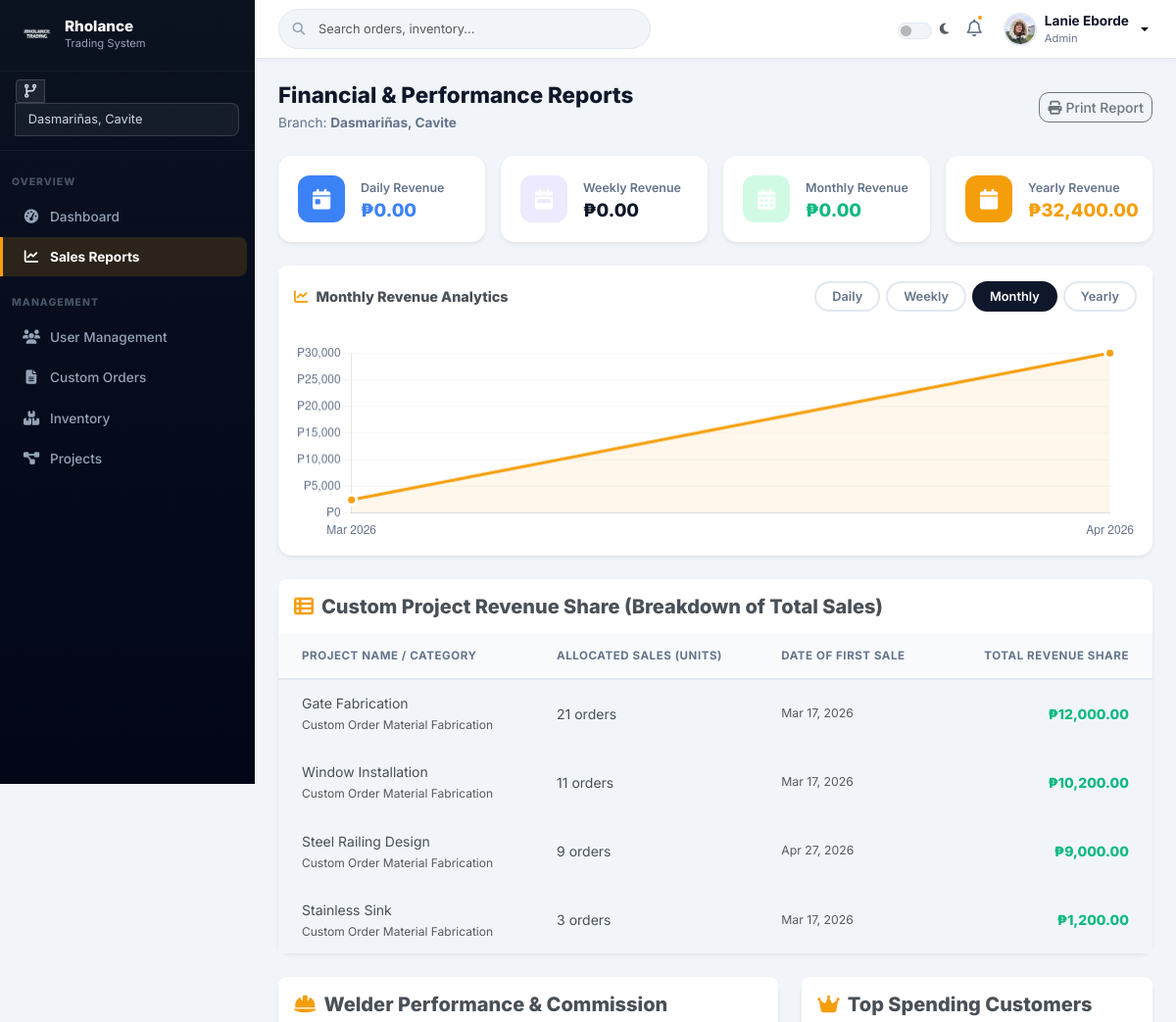
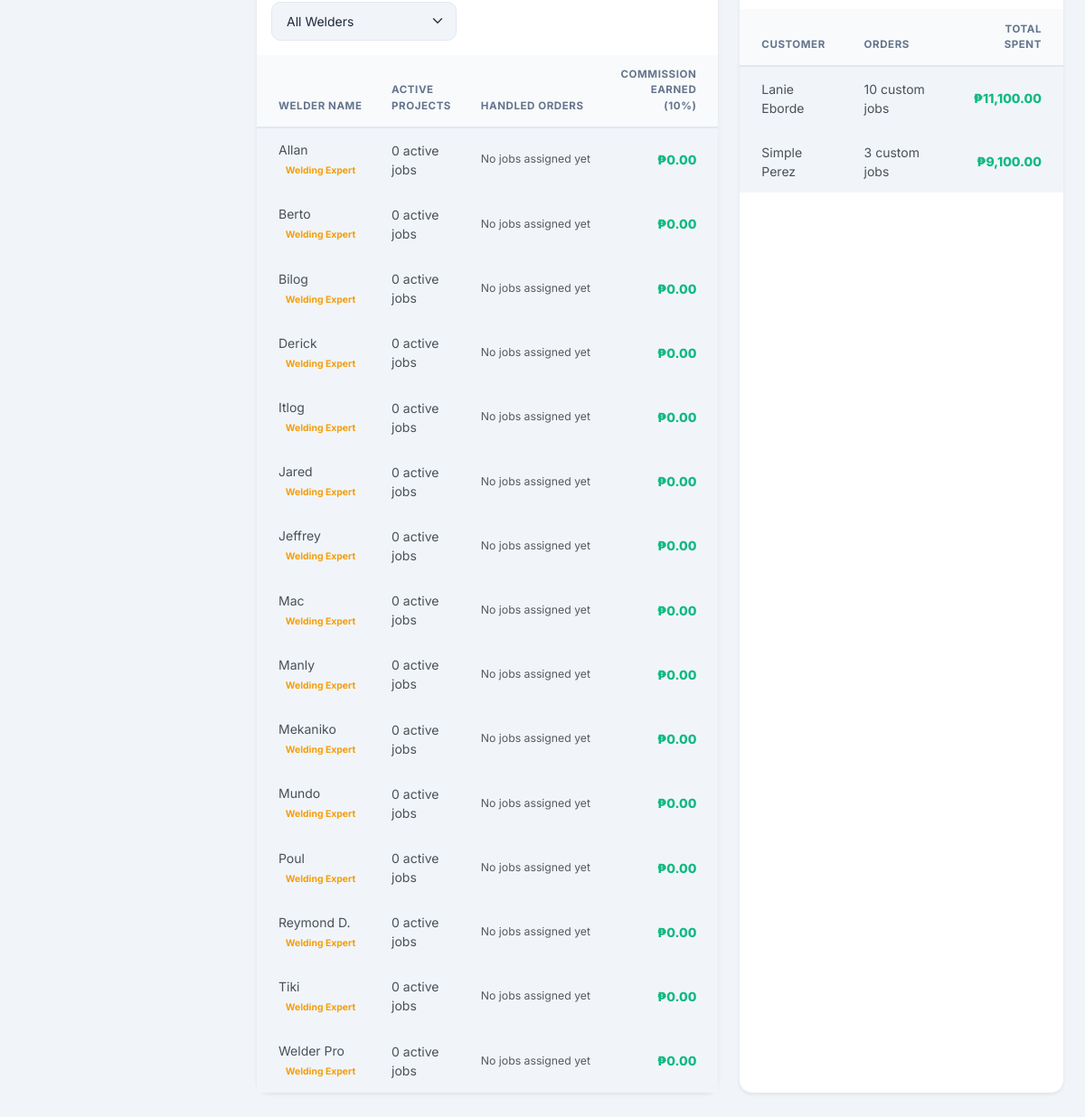
The app's page /admin/sales_reports.php (signed in) with its own data (2 pictures, top to bottom).
### tables this page shows
CREATE TABLE `users` (
  `id` int(11) NOT NULL,
  `name` varchar(100) NOT NULL,
  `email` varchar(100) NOT NULL,
  `password` varchar(255) NOT NULL,
  `role` enum('admin','staff','welder','customer') NOT NULL,
  `branch_id` int(11) DEFAULT NULL,
  `status` enum('active','blocked','archived') DEFAULT 'active',
  `reset_token` varchar(255) DEFAULT NULL,
  `token_expiry` datetime DEFAULT NULL,
  `is_verified` tinyint(1) DEFAULT 0,
  `verification_code` varchar(6) DEFAULT NULL,
  `code_expiry` datetime DEFAULT NULL,
  `avatar` varchar(255) DEFAULT NULL
);

### admin/sales_reports.php (the view, shortened to what the rows shown need)
<?php
include '../config/database.php';
include '../includes/header.php';
$branch = $_SESSION['branch_id'];
$period = $_GET['period'] ?? 'monthly';
$welderFilter = $_GET['welder_filter'] ?? 'all';
function salesData($conn, $branch, $period) {
    $sel = match($period) {
        'daily'  => "DATE_FORMAT(oi.created_at,'%b %d') AS lbl",
        'weekly' => "CONCAT('W', WEEK(oi.created_at)) AS lbl",
        'yearly' => "YEAR(oi.created_at) AS lbl",
        default  => "DATE_FORMAT(oi.created_at,'%b %Y') AS lbl"
    };
    $lim = match($period) { 'daily' => 30, 'weekly' => 12, 'yearly' => 5, default => 12 };
    $res = $conn->query("
        SELECT $sel, SUM(oi.total_amount) tot
        FROM order_items oi
        JOIN custom_orders co ON co.id = oi.order_id
        WHERE co.branch_id = $branch
        GROUP BY lbl
        ORDER BY MIN(oi.created_at) DESC
        LIMIT $lim
    ");
    $l = []; $v = [];
    if ($res) {
        while ($r = $res->fetch_assoc()) {
            $l[] = $r['lbl'];
            $v[] = (float)$r['tot'];
        }
    }
    return ['labels' => array_reverse($l), 'values' => array_reverse($v)];
}
$sales = salesData($conn, $branch, $period);
$staffQueryStr = "
    SELECT
        u.id,
        u.name,
        u.role,
        COUNT(DISTINCT t.id) AS active_projects_count,
        GROUP_CONCAT(DISTINCT t.task_name SEPARATOR ', ') AS projects_handled,
        COALESCE(SUM(CASE WHEN co.status = 'Completed' THEN oi.total_amount * 0.10 ELSE 0 END), 0) AS commission
    FROM users u
    LEFT JOIN tasks t ON t.assigned_to = u.id
    LEFT JOIN custom_orders co ON co.id = t.order_id
    LEFT JOIN order_items oi ON oi.order_id = co.id
    WHERE u.branch_id = $branch AND u.role = 'welder' AND u.status = 'active'
    GROUP BY u.id
";
if ($welderFilter === 'high_commission') {
    $staffQueryStr .= " ORDER BY commission DESC";
} elseif ($welderFilter === 'high_load') {
    $staffQueryStr .= " ORDER BY active_projects_count DESC";
} else {
    $staffQueryStr .= " ORDER BY commission DESC, name ASC";
}
$staffLoad = $conn->query($staffQueryStr)->fetch_all(MYSQLI_ASSOC);
?>
<div class="rh-main">
    <div class="rh-page-header d-flex justify-content-between align-items-center flex-wrap gap-2 mb-4">
        <div>
            <h1>Financial & Performance Reports</h1>
        </div>
    </div>
    <div class="card mb-4 border-0 shadow-sm">
        <div class="table-responsive">
            <table class="table table-hover align-middle mb-0">
                <thead class="bg-light">
                    <tr>
                        <th class="ps-4">Project Name / Category</th>
                        <th>Allocated Sales (Units)</th>
                        <th>Date of First Sale</th>
                        <th class="text-end pe-4">Total Revenue Share</th>
                    </tr>
                </thead>
            </table>
        </div>
    </div>
    <div class="row g-4 mb-4">
        <div class="col-12 col-lg-7">
            <div class="card border-0 shadow-sm h-100">
                <div class="table-responsive">
                    <table class="table table-hover align-middle mb-0">
                        <thead class="bg-light">
                            <tr>
                                <th class="ps-4">Welder Name</th>
                                <th>Active Projects</th>
                                <th>Handled Orders</th>
                                <th class="text-end pe-4">Commission Earned (10%)</th>
                            </tr>
                        </thead>
                        <tbody>
                        <?php if (empty($staffLoad)): ?>
                            <tr><td colspan="4" class="text-center py-4 text-muted">No welder performance data recorded.</td></tr>
                        <?php else: ?>
                            <?php foreach ($staffLoad as $s): ?>
                            <tr>
                                <td class="ps-4">
                                    <div class="fw-700 text-light-emphasis"><?= htmlspecialchars($s['name']) ?></div>
                                    <span class="badge bg-amber-subtle text-amber small" style="font-size:0.65rem;">Welding Expert</span>
                                </td>
                                <td class="fw-600 text-light-emphasis"><?= $s['active_projects_count'] ?> active jobs</td>
                                <td class="small text-muted text-truncate" style="max-width: 200px;" title="<?= htmlspecialchars($s['projects_handled'] ?? '') ?>">
                                    <?= htmlspecialchars($s['projects_handled'] ?? 'No jobs assigned yet') ?>
                                </td>
                                <td class="text-end pe-4 fw-800 text-success">
                                    ₱<?= number_format($s['commission'], 2) ?>
                                </td>
                            </tr>
                            <?php endforeach; ?>
                        <?php endif; ?>
                        </tbody>
                    </table>
                </div>
            </div>
        </div>
        <div class="col-12 col-lg-5">
            <div class="card border-0 shadow-sm h-100">
                <div class="table-responsive">
                    <table class="table table-hover align-middle mb-0">
                        <thead class="bg-light">
                            <tr>
                                <th class="ps-4">Customer</th>
                                <th>Orders</th>
                                <th class="text-end pe-4">Total Spent</th>
                            </tr>
                        </thead>
                    </table>
                </div>
            </div>
        </div>
    </div>
</div>
<script>
// Line chart loading with dynamic color variables adapted to night mode
const ctx = document.getElementById('salesChart').getContext('2d');
new Chart(ctx, {
    type: 'line',
    data: {
        labels: <?= json_encode($sales['labels']) ?>,
        datasets: [{
            label: 'Sales Revenue (₱)',
            data: <?= json_encode($sales['values']) ?>,
            borderColor: '#F59E0B',
            backgroundColor: 'rgba(245, 158, 11, 0.08)',
            borderWidth: 3,
            tension: 0.35,
            fill: true,
            pointBackgroundColor: '#F59E0B',
            pointBorderColor: '#ffffff',
            pointRadius: 5,
            pointHoverRadius: 7
        }]
    },
    options: {
        responsive: true,
        plugins: {
            legend: { display: false },
            tooltip: {
                backgroundColor: '#0F172A',
                titleColor: '#ffffff',
                bodyColor: '#ffffff',
                callbacks: {
                    label: c => ' ₱' + c.parsed.y.toLocaleString()
                }
            }
        },
        scales: {
            x: {
                grid: { display: false },
                ticks: { color: '#64748B' }
            },
            y: {
                grid: { color: 'rgba(100, 116, 139, 0.08)' },
                ticks: {
                    color: '#64748B',
                    callback: v => '₱' + v.toLocaleString()
                }
            }
        }
    }
});
</script>
</body>
</html>

### includes/header.php (shortened to what the rows shown need)
<?php
include __DIR__ . '/../config/database.php';
$user_id  = $_SESSION['user_id'] ?? 0;
$userName = $_SESSION['name']    ?? 'User';
$avatar   = '';
if ($user_id && isset($conn)) {
    $stmt = $conn->prepare("SELECT avatar FROM users WHERE id=?");
    $stmt->bind_param("i", $user_id);
    $stmt->execute();
    $res = $stmt->get_result();
    if ($row = $res->fetch_assoc()) $avatar = $row['avatar'] ?? '';
}
?>
<!DOCTYPE html>
<html lang="en" data-bs-theme="light">
<head>
    <link rel="stylesheet" href="https://cdn.jsdelivr.net/npm/bootstrap@5.3.3/dist/css/bootstrap.min.css">
    <link rel="stylesheet" href="https://cdnjs.cloudflare.com/ajax/libs/font-awesome/6.5.1/css/all.min.css">
    <link rel="stylesheet" href="<?= BASE_URL ?>assets/css/custom.css">
</head>
<body class="admin">
<header class="rh-topbar">
    <div class="rh-topbar-right">
        <div class="dropdown">
            <button class="rh-user-btn dropdown-toggle" id="userMenuBtn"
                    data-bs-toggle="dropdown" aria-expanded="false"
                    style="--bs-btn-focus-shadow-rgb:none;">
                <div class="rh-avatar">
                    <?php if (!empty($avatar)): ?>
                        <img src="<?= BASE_URL ?>uploads/<?= htmlspecialchars($avatar) ?>" alt="Avatar">
                    <?php else: ?>
                        <?= strtoupper(substr($userName, 0, 1)) ?>
                    <?php endif; ?>
                </div>
            </button>
        </div>
    </div>
</header>

### records on screen
users: avatar (picture)
users: name "Allan", active_projects_count "0", projects_handled "No jobs assigned yet", commission "0.00"
users: name "Berto", active_projects_count "0", projects_handled "No jobs assigned yet", commission "0.00"
users: name "Bilog", active_projects_count "0", projects_handled "No jobs assigned yet", commission "0.00"
users: name "Derick", active_projects_count "0", projects_handled "No jobs assigned yet", commission "0.00"
users: name "Itlog", active_projects_count "0", projects_handled "No jobs assigned yet", commission "0.00"
users: name "Jared", active_projects_count "0", projects_handled "No jobs assigned yet", commission "0.00"
users: name "Jeffrey", active_projects_count "0", projects_handled "No jobs assigned yet", commission "0.00"
users: name "Mac", active_projects_count "0", projects_handled "No jobs assigned yet", commission "0.00"
users: name "Manly", active_projects_count "0", projects_handled "No jobs assigned yet", commission "0.00"
users: name "Mekaniko", active_projects_count "0", projects_handled "No jobs assigned yet", commission "0.00"
users: name "Mundo", active_projects_count "0", projects_handled "No jobs assigned yet", commission "0.00"
users: name "Poul", active_projects_count "0", projects_handled "No jobs assigned yet", commission "0.00"
users: name "Reymond D.", active_projects_count "0", projects_handled "No jobs assigned yet", commission "0.00"
users: name "Tiki", active_projects_count "0", projects_handled "No jobs assigned yet", commission "0.00"
users: name "Welder Pro", active_projects_count "0", projects_handled "No jobs assigned yet", commission "0.00"

### other values on screen
$userName "Lanie Eborde"
$userRole "Admin"
$label "Dashboard Sales Reports User Management Custom Orders Inventory Projects"
$dailyRevenue ?: 0 "0.00"
$weeklyRevenue ?: 0 "0.00"
$monthlyRevenue ?: 0 "0.00"
$yearlyRevenue ?: 0 "32,400.00"
$period "Monthly"
$ps['project_name'] "Gate Fabrication"
$ps['qty'] "21"
date('M d, Y', strtotime($ps['date_range'])) "Mar 17, 2026"
$ps['total_revenue'] "12,000.00"
$ps['project_name'] "Window Installation"
$ps['qty'] "11"
$ps['total_revenue'] "10,200.00"
